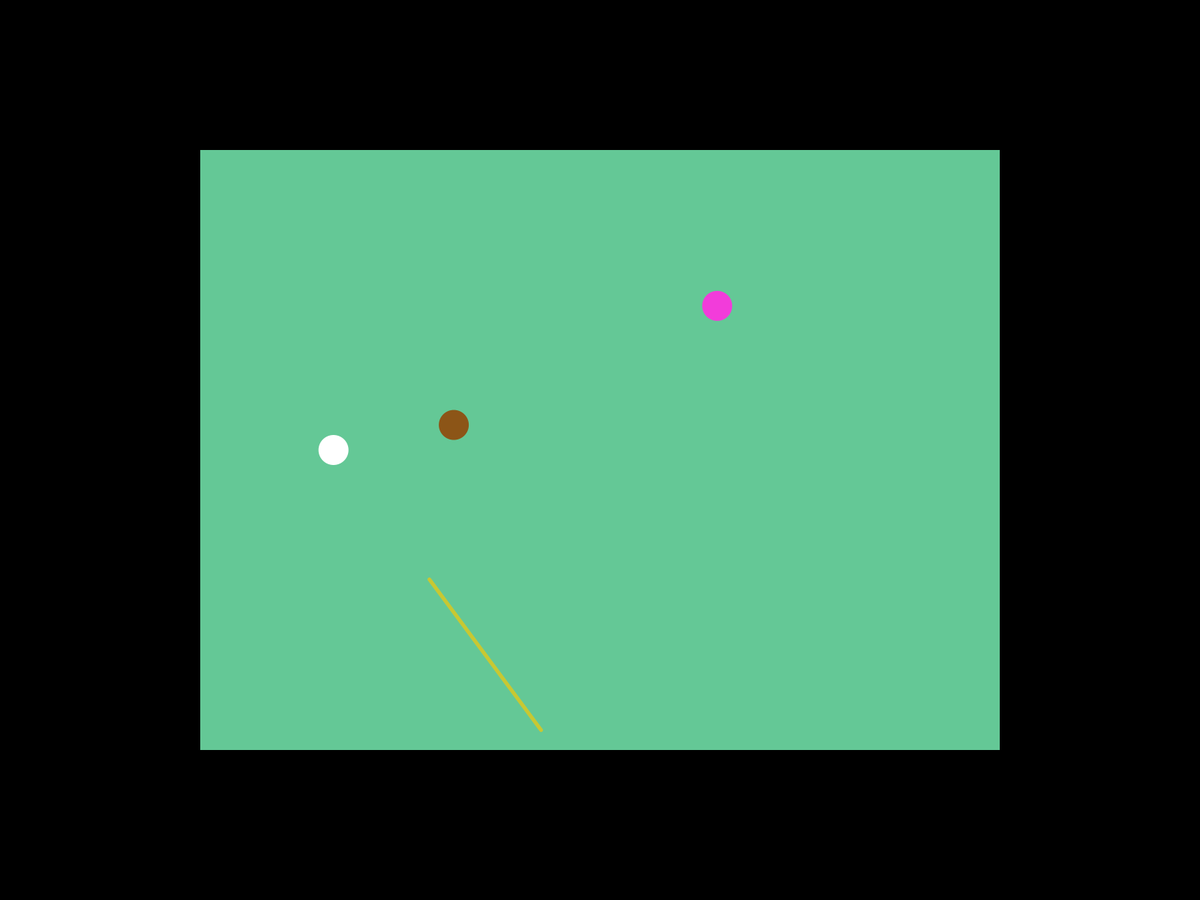
Frame 1 (no input)
Frame 60 (the mouse pressed at the canvas centre just before this capture): identical to frame 1, image omitted
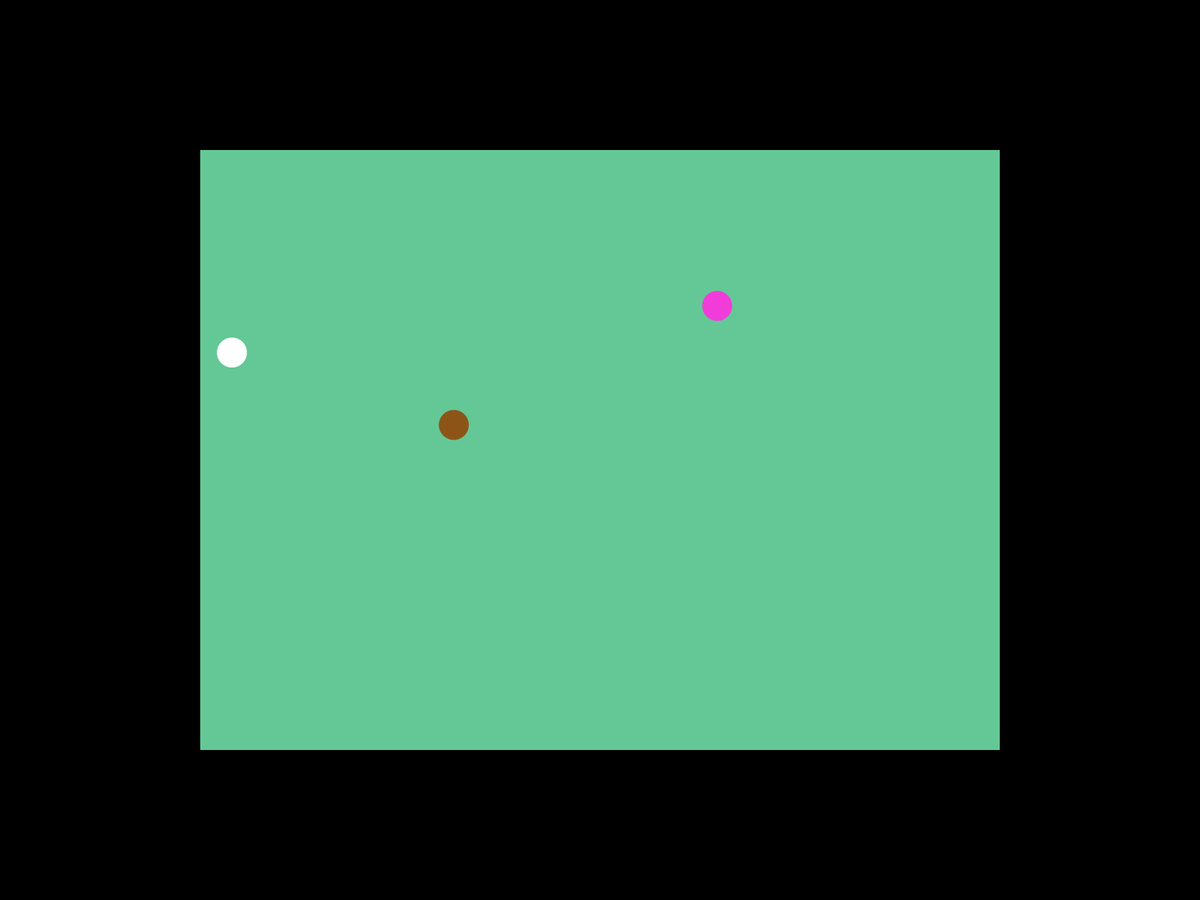
Frame 120 (the mouse held since frame 60 and released just before this capture)

The Processing sketch that drew these frames (run headless with seeded random() and noise(); from frame 60 on, the mouse is pressed at the canvas centre):

// Processing sketch: Eight_Balls
// ── Eight_Balls.pde
Ball[] balls = new Ball[3];
float power, radius, tHor, tVer;
boolean lastPressed;
IntList checked;

void setup() {
  fullScreen();
  tHor = width/3*2;
  tVer = height/3*2;
  balls[0] = new Ball(true, 0, -tHor/3, 0);
  for (int i = 1; i < balls.length; i++) {
    balls[i] = new Ball(false, 1, random(-tHor/2, tHor/2), random(-tVer/2, tVer/2));
  }
  radius = 30;
}

void draw() {
  checked = new IntList();
  translate(width/2, height/2);
  background(0);
  fill(100, 200, 150);
  rectMode(CENTER);
  noStroke();
  rect(0, 0, tHor, tVer);
  power = constrain(dist(balls[0].x, balls[0].y, (mouseX-width/2), (mouseY-height/2)), radius/4, 200)+radius/2;

  if (balls[0].speed <= 0.1) {
    balls[0].degrees = degrees(atan2(balls[0].y-(mouseY-height/2), balls[0].x-(mouseX-width/2)))-180;
    if (mousePressed &! lastPressed) {
      balls[0].speed = power/10;
    }
  }
  for (int i = 0; i < balls.length; i++) 
    balls[i].update();
  println(checked);
}
// ── Ball.pde
class Ball {
  float x, y, degrees, speed, radius;
  boolean cue;
  float r, g, b;
  int pos;

  Ball(boolean a_, int pos_, float x_, float y_) {
    cue = a_;
    pos = pos_;
    x = x_;
    y = y_;
    radius = 20;
    if (!cue) {
      r = random(255);
      g = random(255);
      b = random(255);
    } else {
      r = 255;
      g = 255;
      b = 255;
    }
  }

  void update() {
    //Friction
    if (speed > 0)
      speed -= 0.1;
    if (speed < 0)
      speed = 0;
    else if (speed < 0.2) {
      stroke(200, 200, 50);
      strokeWeight(5);
      if (cue)
        line(x+cos(radians(degrees+180))*power, y+sin(radians(degrees+180))*power, x+cos(radians(degrees+180))*(power+250), y+sin(radians(degrees+180))*(power+250));
      speed = 0;
    }


    for (int i = 0; i < balls.length; i++) {
      if (i != pos && dist(x, y, balls[i].x, balls[i].y) <= radius + balls[i].radius) {
        collision(degrees(atan2(y-balls[i].y, x-balls[i].x))+180);
        balls[i].degrees = degrees(atan2(y-balls[i].y, x-balls[i].x))+180;
        checked.append(i);
        checked.append(this.pos);
      }
    }

    //Move
    x += cos(radians(degrees))*speed;
    y += sin(radians(degrees))*speed;
    
    //Hit a side
    walls();

    //Draw
    noStroke();
    fill(r, g, b);
    ellipse(x, y, radius*2, radius*2);
  }

  void walls() {
    if (degrees >= 360)
      degrees -= 360;
    if (degrees <= 0)
      degrees += 360;

    if (x <= -tHor/2+radius/2) {
      x = -tHor/2+radius;
      if (degrees >= 180)
        degrees = map(degrees, 180, 270, 360, 270);
      else
        degrees = map(degrees, 180, 90, 0, 90);
    }
    if (x >= tHor/2-radius) {
      x = tHor/2-radius;
      if (degrees >= 270)
        degrees = map(degrees, 270, 360, 270, 180);
      else
        degrees = map(degrees, 0, 90, 180, 90);
    }

    if (y <= -tVer/2+radius) {
      y = -tVer/2+radius;
      degrees = map(degrees, 180, 360, 180, 0);
    }
    if (y >= tVer/2-radius) {
      y = tVer/2-radius;
      degrees = map(degrees, 0, 180, 360, 180);
    }
  }

  void collision(float a) {
    float b = degrees-a;
    float c = a + (180-b);
    if (c < 0)
      c += 360;
    else if (c > 360)
      c -= 360;
    degrees = c+180;
  }
}
